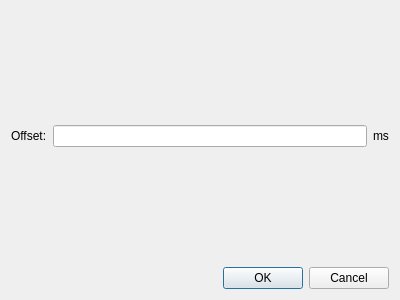
<?xml version="1.0" encoding="UTF-8"?>
<ui version="4.0">
 <class>DialogSeek</class>
 <widget class="QDialog" name="DialogSeek">
  <property name="geometry">
   <rect>
    <x>0</x>
    <y>0</y>
    <width>400</width>
    <height>300</height>
   </rect>
  </property>
  <property name="windowTitle">
   <string>Set Seek</string>
  </property>
  <layout class="QVBoxLayout" name="verticalLayout">
   <item>
    <layout class="QHBoxLayout" name="horizontalLayout">
     <item>
      <widget class="QLabel" name="label">
       <property name="text">
        <string>Offset:</string>
       </property>
      </widget>
     </item>
     <item>
      <widget class="QLineEdit" name="lineEdit_Seek"/>
     </item>
     <item>
      <widget class="QLabel" name="label_2">
       <property name="text">
        <string>ms</string>
       </property>
      </widget>
     </item>
    </layout>
   </item>
   <item>
    <widget class="QDialogButtonBox" name="buttonBox">
     <property name="orientation">
      <enum>Qt::Horizontal</enum>
     </property>
     <property name="standardButtons">
      <set>QDialogButtonBox::Cancel|QDialogButtonBox::Ok</set>
     </property>
    </widget>
   </item>
  </layout>
 </widget>
 <resources/>
 <connections>
  <connection>
   <sender>buttonBox</sender>
   <signal>accepted()</signal>
   <receiver>DialogSeek</receiver>
   <slot>accept()</slot>
   <hints>
    <hint type="sourcelabel">
     <x>248</x>
     <y>254</y>
    </hint>
    <hint type="destinationlabel">
     <x>157</x>
     <y>274</y>
    </hint>
   </hints>
  </connection>
  <connection>
   <sender>buttonBox</sender>
   <signal>rejected()</signal>
   <receiver>DialogSeek</receiver>
   <slot>reject()</slot>
   <hints>
    <hint type="sourcelabel">
     <x>316</x>
     <y>260</y>
    </hint>
    <hint type="destinationlabel">
     <x>286</x>
     <y>274</y>
    </hint>
   </hints>
  </connection>
 </connections>
</ui>
